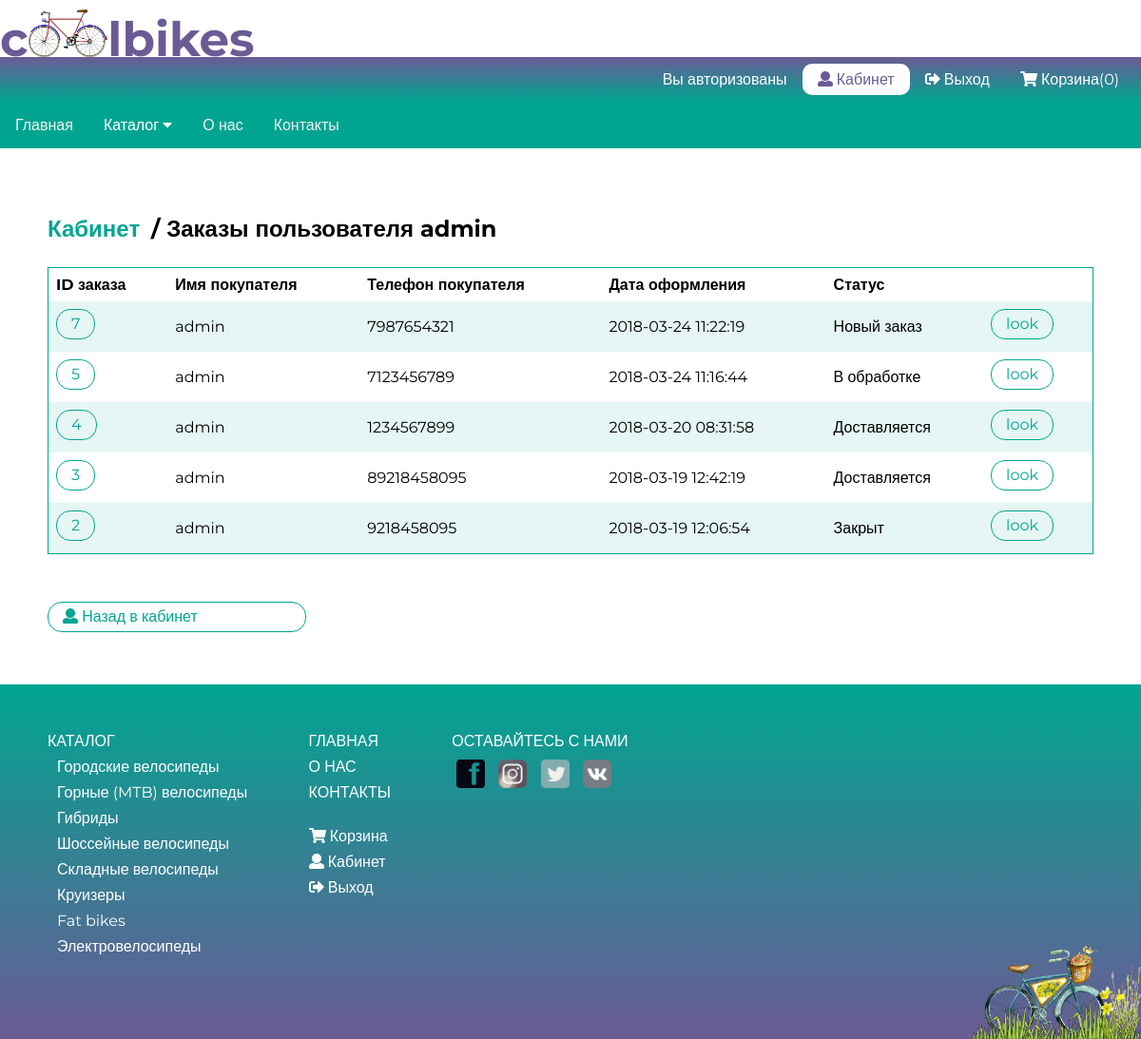
Page /cabinet/order (signed in) on the committed database.
### tables this page shows
CREATE TABLE `users` (
  `id_user` int(11) NOT NULL,
  `name` varchar(255) NOT NULL,
  `email` varchar(255) NOT NULL,
  `password` varchar(255) NOT NULL,
  `role` varchar(255) NOT NULL
);

CREATE TABLE `products_order` (
  `id_order` int(11) NOT NULL,
  `user_name` varchar(255) NOT NULL,
  `user_phone` varchar(255) NOT NULL,
  `user_comment` text NOT NULL,
  `id_user` int(11) DEFAULT NULL,
  `date` timestamp NOT NULL DEFAULT CURRENT_TIMESTAMP,
  `products` text NOT NULL,
  `status` int(11) NOT NULL DEFAULT '1'
);

CREATE TABLE `categories` (
  `id_category` int(11) NOT NULL,
  `name` varchar(255) NOT NULL,
  `sort_order` int(11) NOT NULL DEFAULT '0',
  `status` int(11) NOT NULL DEFAULT '1'
);

### backend/controllers/CabinetController.php (called while the page is built, shortened)
<?php
class CabinetController {
    public function orderAction() {
        $userId = User::checkLogged();
        $user = User::getUserById($userId);
        $order = Order::getOrderByUserId($userId);
        $productsQuantity = json_decode($order['products'], true);
        $productsIds = array_keys($productsQuantity);
        $products = Product::getProductsByIds($productsIds);
        $ordersList = Order::getOrdersListByUserId($userId);
        $ordersList = array_reverse($ordersList);
        $data = [
            'user'=>$user,
            'order'=>$order,
            'products'=>$products,
            'productsQuantity'=>$productsQuantity,
            'productsIds'=>$productsIds,
            'ordersList'=>$ordersList
        ];
        $v = new View('cabinet/order.php');
        $v->render($data);
        return true;
    }
}

### core/App.php (called while the page is built, shortened)
<?php
class App {
    private $routes;
    function __construct() {
        $this->routes = include('./config/routes.php');
    }
    private function getURI() {
        if (!empty($_SERVER['REQUEST_URI'])) {
            return trim($_SERVER['REQUEST_URI'], '/');
        }
    }
    public function run() {
        $uri = $this->getURI();
        foreach ($this->routes as $uriPattern => $path) {
            if (preg_match("~$uriPattern~", $uri)) {
                $internalRoute = preg_replace("~$uriPattern~", $path, $uri);
                $segments = explode('/', $internalRoute);
                $controllerName = array_shift($segments) . 'Controller';
                $actionName = array_shift($segments) . 'Action';
                $parameters = $segments;
                $controllerObject = new $controllerName();
                $result = @call_user_func_array(array($controllerObject, $actionName), $parameters);
                if ($result != null) {
                    break;
                }
            }
        }
    }
}

### index.php (called while the page is built, shortened)
<?php
include "./core/Autoloader.php";
$app = new App();
$app->run();

### core/Autoloader.php (called while the page is built, shortened)
<?php
spl_autoload_register(function ($class_name) {
	$directories = [
        'backend/views/',
        'backend/models/',
        'backend/controllers/',
        'core/',
        ];
});

### backend/models/User.php (called while the page is built, shortened)
<?php
class User {
    public static function checkLogged() {
        if (isset($_SESSION['user'])) {
            return $_SESSION['user'];
        }
    }
    public static function isGuest() {
        if (isset($_SESSION['user'])) {
            return false;
        }
        return true;
    }
    public static function getUserById($id) {
        $query = "SELECT * FROM users WHERE id_user = :id";
        $result = DatabaseHandler::GetRow($query, ['id'=>$id]);
        return $result;
    }
}

### core/DatabaseHandler.php (called while the page is built, shortened)
<?php
class DatabaseHandler {
    private static $_mHandler;
    private static function GetHandler() {
        if (!isset(self::$_mHandler)) {
            try {
                self::$_mHandler = 	new PDO(PDO_DSN, DB_USERNAME, DB_PASSWORD, array(PDO::ATTR_PERSISTENT));
                self::$_mHandler->setAttribute(PDO::ATTR_ERRMODE, PDO::ERRMODE_EXCEPTION);
            } catch (PDOException $e){
                self::Close();
                trigger_error($e->getMessage(), E_USER_ERROR);
                $app = new App();
                $app->logger->log('db ' . $e->getMessage());
            }
        }
        return self::$_mHandler;
    }
    public static function Execute($sqlQuery, $params = null) {
        try {
            $database_handler = self::GetHandler();
            $statement_handler = $database_handler->prepare($sqlQuery);
            return $statement_handler->execute($params);
        } catch(PDOException $e) {
            self::Close();
            trigger_error($e->getMessage(), E_USER_ERROR);
            $app = new App();
            $app->logger->log('db ' . $e->getMessage());
        }
    }
    public static function GetAll($sqlQuery, $params = null, $fetchStyle = PDO::FETCH_ASSOC) {
        $result = null;
        try {
            $database_handler = self::GetHandler();
            self::Execute("set character_set_results='utf8'");
            $statement_handler = $database_handler->prepare($sqlQuery);
            $statement_handler->execute($params);
            $result = $statement_handler->fetchAll($fetchStyle);
        } catch(PDOException $e) {
            self::Close();
            trigger_error($e->getMessage(), E_USER_ERROR);
            $app = new App();
            $app->logger->log('db ' . $e->getMessage());
        }
        return $result;
    }
    public static function GetRow($sqlQuery, $params = null, $fetchStyle = PDO::FETCH_ASSOC) {
        $result = null;
        try {
            $database_handler = self::GetHandler();
            $statement_handler = $database_handler->prepare($sqlQuery);
            $statement_handler->execute($params);
            $result = $statement_handler->fetch($fetchStyle);
        } catch(PDOException $e) {
            self::Close();
            trigger_error($e->getMessage(), E_USER_ERROR);
            $app = new App();
            $app->logger->log('db ' . $e->getMessage());
        }
        return $result;
    }
}
?>

### backend/models/Order.php (called while the page is built, shortened)
<?php
class Order {
    public static function getStatusText($status) {
        switch ($status) {
            case '1':
                return 'Новый заказ';
                break;
            case '2':
                return 'В обработке';
                break;
            case '3':
                return 'Доставляется';
                break;
            case '4':
                return 'Закрыт';
                break;
        }
    }
    public static function getOrderByUserId($id) {
        $query = "SELECT * FROM products_order WHERE id_user = :id";
        $result = DatabaseHandler::GetRow($query, ['id'=>$id]);
        return $result;
    }
    public static function getOrdersListByUserId($id) {
        $query = "SELECT * FROM products_order WHERE id_user = :id";
        $result = DatabaseHandler::GetAll($query, ['id'=>$id]);
        return $result;
    }
}

### backend/models/Category.php (called while the page is built, shortened)
<?php
class Category {
    public static function getCategoriesList() {
        $query = "SELECT id_category, name
                FROM categories
                WHERE status = 1 ORDER BY sort_order, name ASC";
        $categories = DatabaseHandler::GetAll($query);
        return $categories;
    }
}

### assets/tpl/cabinet/order.php (the view)
<?php include './assets/tpl/layouts/header.php'; ?>
<div class="cabinet">
    <h2 id="breadcrumb"><a href="/cabinet/">Кабинет</a> / Заказы пользователя
        <?= $user['name']; ?>
    </h2>
    <div class="table-container mgb">
        <table>
            <tr>
                <th>ID заказа</th>
                <th>Имя покупателя</th>
                <th>Телефон покупателя</th>
                <th>Дата оформления</th>
                <th>Статус</th>
                <th></th>
            </tr>
            <?php foreach ($ordersList as $order): ?>
            <tr>
                <td>
                    <a href="/cabinet/order/view/<?= $order['id_order']; ?>">
                        <?= $order['id_order']; ?>
                    </a>
                </td>
                <td>
                    <?= $order['user_name']; ?>
                </td>
                <td>
                    <?= $order['user_phone']; ?>
                </td>
                <td>
                    <?= $order['date']; ?>
                </td>
                <td>
                    <?= Order::getStatusText($order['status']); ?>
                </td>
                <td><a href="/cabinet/order/view/<?= $order['id_order']; ?>" title="Смотреть">look</a></td>
            </tr>
            <?php endforeach; ?>
        </table>
    </div>
    <a href="/cabinet/"><i class="fa fa-user"></i> Назад в кабинет</a>
</div>
<?php include './assets/tpl/layouts/footer.php'; ?>

### assets/tpl/layouts/footer.php (shortened to what this page needs)
<footer>
    <div class="mgb30">
        <ul>
            <p class="mgb"><a href="/catalog/">Каталог <i class="fa fa-caret-right"></i></a></p>
            <?php $categories = Category::getCategoriesList();
                        foreach ($categories as $category): ?>
            <li class="mgb">
                <a href="/category/<?= $category['id_category']; ?>">
                    <?= $category['name']; ?>
                </a>
            </li>
            <?php endforeach; ?>
        </ul>
    </div>
    <div class="mgb30">
        <p class="mgb"><a href="/">Главная <i class="fa fa-caret-right"></i></a></p>
        <p class="mgb"><a href="/about/">О нас <i class="fa fa-caret-right"></i></a></p>
        <p class="mgb"><a href="/contacts/">Контакты <i class="fa fa-caret-right"></i></a></p>
        <br class="mgb" />
        <div class="mgb"><a href="/basket/"><i class="fa fa-shopping-cart"></i> Корзина <i class="fa fa-caret-right"></i></a></div>
        <?php if (User::isGuest()): ?>
        <div class="mgb"><a href="/user/login/"><i class="fa fa-sign-in-alt"></i> Вход <i class="fa fa-caret-right"></i></a></div>
        <div class="mgb"><a href="/user/register/"><i class="fa fa-id-card"></i> Регистрация <i class="fa fa-caret-right"></i></a></div>
        <?php else: ?>
        <div class="mgb"><a href="/cabinet/"><i class="fa fa-user"></i> Кабинет <i class="fa fa-caret-right"></i></a><br /></div>
        <div class="mgb"><a href="/user/logout/"><i class="fa fa-sign-out-alt"></i> Выход <i class="fa fa-caret-right"></i></a></div>
        <?php endif; ?>
    </div>
    <div class="social mgb">
        <p>Оставайтесь с нами</p>
        <a href="#facebook"><img src="/assets/img/front-images/facebook-667456_640.png" alt="facebook" /></a>
        <a href="#instagram"><img src="/assets/img/front-images/insta.png" alt="instagram" /></a>
        <a href="#twitter"><img src="/assets/img/front-images/twitter.png" alt="twitter" /></a>
        <a href="#vk"><img src="/assets/img/front-images/vk.png" alt="vk" /></a>
    </div>
    <img src="/assets/img/front-images/vintage-937960_640.png" alt="bikeshop" />
</footer>
</body>
</html>

### assets/css/style.css (style rules this page uses)
header, section, footer, aside, nav, main, article, figure { display: block; }
body { margin: 0; font-family: 'Montserrat', sans-serif; }
footer { font-size: 16px; padding: 50px; background: linear-gradient(to bottom, #00a591 0%, #6b5b95 100%); position: relative; color: white; }
footer .mgb { margin-bottom: 8px; }
footer .mgb30 { margin-bottom: 30px; }
footer a:link, footer a:visited { color: white; text-decoration: none; }
footer > img { position: absolute; right: 0; bottom: 0; height: 100px; }
footer > div:not(last-child) { margin-right: 50px; }
footer ul, footer p { text-transform: uppercase; margin: 0; padding: 0; }
footer li { list-style-type: none; padding-left: 10px; text-transform: none; }
footer > div { margin-top: 30px; margin-bottom: 10px; display: inline-block; margin-top: 0; vertical-align: top; }
.social img { width: 30px; -webkit-filter: grayscale(90%); filter: grayscale(90%); }
.social p { margin-bottom: 10px; }
.social a { padding: 5px; }
.contacts, .login, .register, .cabinet { padding: 50px; }
.contacts h2, .login h2, .register h2, .cabinet h2 { color: #00a591; }
.cabinet a:link, .cabinet a:visited, .login a:link, .login a:visited { width: 250px; height: 30px; line-height: 30px; border: 1px solid #00a591; color: #00a591; display: block; border-radius: 15px; margin-bottom: 5px; text-decoration: none; padding-left: 15px; padding-right: 5px; }
.login a:link, .login a:visited, .cabinet table a:link, .cabinet table a:visited { display: inline-block; width: auto; padding-right: 15px; }
.cabinet .mgb { margin-bottom: 50px; }
#breadcrumb { color: black; }
.cabinet h2#breadcrumb a:link, .cabinet h2#breadcrumb a:visited { color: #00a591; width: auto; display: inline-block; background-color: transparent; border: none; padding-left: 0; }
table { border-collapse: collapse; border-spacing: 0; width: 100%; border: 1px solid #00a591; }
th, td { text-align: left; padding: 8px; }
tr:nth-child(even) { background-color: rgba(0, 165, 145, 0.1); }
.table-container { overflow-x: auto; }

### rows in the picture
users: name "admin"
products_order: id_order "7", user_name "admin", user_phone "7987654321", date "2018-03-24 11:22:19", status "Новый заказ"
products_order: id_order "5", user_name "admin", user_phone "7123456789", date "2018-03-24 11:16:44", status "В обработке"
products_order: id_order "4", user_name "admin", user_phone "1234567899", date "2018-03-20 08:31:58", status "Доставляется"
products_order: id_order "3", user_name "admin", user_phone "89218458095", date "2018-03-19 12:42:19", status "Доставляется"
products_order: id_order "2", user_name "admin", user_phone "9218458095", date "2018-03-19 12:06:54", status "Закрыт"
categories: name "Городские велосипеды"
categories: name "Горные (MTB) велосипеды"
categories: name "Гибриды"
categories: name "Шоссейные велосипеды"
categories: name "Складные велосипеды"
categories: name "Круизеры"
categories: name "Fat bikes"
categories: name "Электровелосипеды"

### other values in the picture
Basket::countItems() "0"
